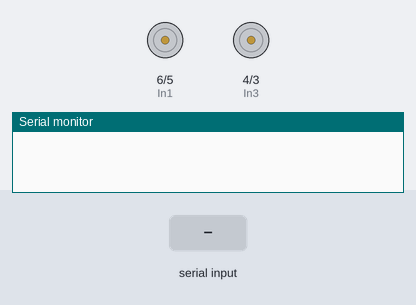
Recording of a sketch running on a simulated Arduino Uno, built with avr-gcc and run on an emulated ATmega328P. On the bench: motor-driver pin pairs drawn as motors (green arrow = first pin HIGH = forward, orange = second pin HIGH = backward, longer = more drive, scaled by the enable pin), the last lines printed to the serial monitor. Inputs (shaded band) come from the test bench.

Above: at 1.2 s.
1.3 s: "a" received over Serial
At 1.5 s:
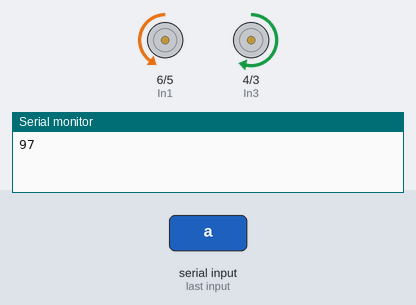
4.3 s: "b" received over Serial
At 4.7 s:
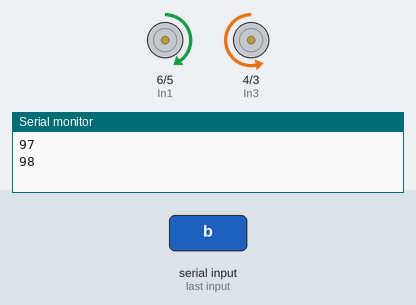
7.3 s: "c" received over Serial
At 7.7 s:
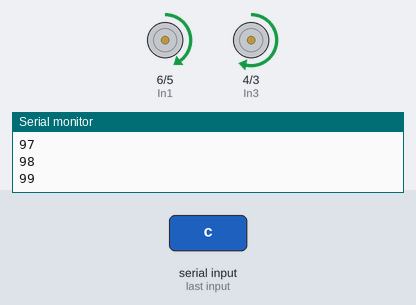
10.3 s: "d" received over Serial
At 10.7 s:
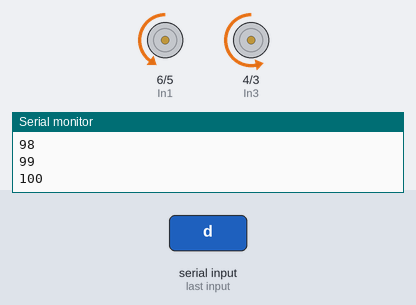
13.3 s: "e" received over Serial
At 13.7 s:
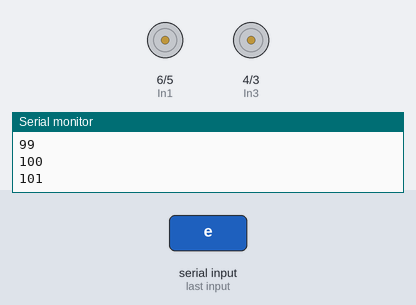
Timing chart, 0 to 15.9 s (numbered marks = the images above; inputs shaded):
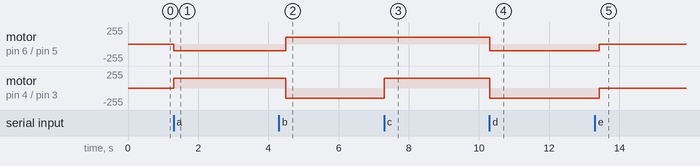

The sketch:

Mini-Sumo.ino
```cpp
#include "movement.h"


byte input;

void setup()
{
  Serial.begin(9600);
  motorSetup();

}
void loop()
{
  //  stopM();
  //  delay(5000);
  //  moveSLeft();
  //  moveSLeft();
  //  moveSForward();
  //  moveSLeft();
  //  moveSForward();
  //  moveSLeft();
  //  moveSForward();

  if (Serial.available() > 0) {
    input = Serial.read();
    if (input != 10) {
      Serial.println(input);
    }
  }
  if (input == 97) {
    moveSForward();
  }
  else if (input == 98) {
    moveSBack();
  }
  else if (input == 99) {
    moveSLeft();
  }
  else if (input == 100) {
    moveSRight();
  }
  else if (input == 101) {
    stopM();
    delay(100);
  }
  stopM();
}
```

movement.cpp
```cpp
#include "movement.h"

// first motor input pins & speed control pin.
int In1 = 6;
int In2 = 5;
int ENA = 9;

// second motor input pins & speed control pin.
int In3 = 4;
int In4 = 3;
int ENB = 10;


int ENA_DEFAULT = 100;
int ENB_DEFAULT = 150;

void motorSetup() {
  pinMode(In1, OUTPUT);
  pinMode(In2, OUTPUT);
  pinMode(In3, OUTPUT);
  pinMode(In4, OUTPUT);

  pinMode(ENA, OUTPUT);
  pinMode(ENB, OUTPUT);

  analogWrite(ENA, ENA_DEFAULT);
  analogWrite(ENB , ENB_DEFAULT);
}

void moveForward(int sp) {
  analogWrite(ENA, sp);
  analogWrite(ENB , sp);
  digitalWrite(In1, LOW);
  digitalWrite(In2, HIGH);
  digitalWrite(In4, LOW);
  digitalWrite(In3, HIGH);
}

void moveBackwards(int sp) {
  analogWrite(ENA, sp);
  analogWrite(ENB , sp);
  digitalWrite(In2, LOW);
  digitalWrite(In1, HIGH);
  digitalWrite(In3, LOW);
  digitalWrite(In4, HIGH);
}

void moveRight(int sp) {
  analogWrite(ENA, sp);
  analogWrite(ENB , sp);
  digitalWrite(In1, LOW);
  digitalWrite(In2, HIGH);
  digitalWrite(In4, HIGH);
  digitalWrite(In3, LOW);
}

void moveLeft(int sp) {
  analogWrite(ENA, sp);
  analogWrite(ENB , sp);
  digitalWrite(In1, HIGH);
  digitalWrite(In2, LOW);
  digitalWrite(In4, LOW);
  digitalWrite(In3, HIGH);
}

void moveForward() {
  analogWrite(ENA, ENA_DEFAULT);
  analogWrite(ENB , ENB_DEFAULT);
  digitalWrite(In1, LOW);
  digitalWrite(In2, HIGH);
  digitalWrite(In4, LOW);
  digitalWrite(In3, HIGH);
}

void moveBackwards() {
  analogWrite(ENA, ENA_DEFAULT);
  analogWrite(ENB , ENB_DEFAULT);
  digitalWrite(In2, LOW);
  digitalWrite(In1, HIGH);
  digitalWrite(In3, LOW);
  digitalWrite(In4, HIGH);
}

void moveRight() {
  analogWrite(ENA, ENA_DEFAULT);
  analogWrite(ENB , ENB_DEFAULT);
  digitalWrite(In1, LOW);
  digitalWrite(In2, HIGH);
  digitalWrite(In4, HIGH);
  digitalWrite(In3, LOW);
}

void moveLeft() {
  analogWrite(ENA, ENA_DEFAULT);
  analogWrite(ENB , ENB_DEFAULT);
  digitalWrite(In1, HIGH);
  digitalWrite(In2, LOW);
  digitalWrite(In4, LOW);
  digitalWrite(In3, HIGH);
}
void moveSRight(){
  moveRight();
  delay(260);
}
void moveSLeft(){
  moveLeft();
  delay(250);
}
void moveSForward(){
  moveForward();
  delay(400);
}
void moveSBack(){
  moveBackwards();
  delay(400);
}

void stopM() {
  digitalWrite(In1, LOW);
  digitalWrite(In2, LOW);
  digitalWrite(In3, LOW);
  digitalWrite(In4, LOW);
}
```

movement.h
```cpp
#ifndef MOVEMENT_H
#define MOVEMENT_H
#include <Arduino.h>

void motorSetup();
void stopM();
void moveLeft(int sp);
void moveForward(int sp);
void moveBackwards(int sp);
void moveRight(int sp);

void moveLeft();
void moveForward();
void moveBackwards();
void moveRight();

void moveSRight();
void moveSLeft();
void moveSForward();
void moveSBack();


#endif
```

Measured:
- after the input at 1.3 s, motor on pin 6 (In1) / pin 5 (In2): stopped → backward 100/255 at once; motor on pin 4 (In3) / pin 3 (In4): stopped → forward 150/255 at once
- after the input at 4.3 s, motor on pin 6 (In1) / pin 5 (In2): backward 100/255 → forward 100/255 after 0.20 s; motor on pin 4 (In3) / pin 3 (In4): forward 150/255 → backward 150/255 after 0.20 s
- after the input at 7.3 s, motor on pin 4 (In3) / pin 3 (In4): backward 150/255 → forward 150/255 at once
- after the input at 10.3 s, motor on pin 6 (In1) / pin 5 (In2): forward 100/255 → backward 100/255 at once; motor on pin 4 (In3) / pin 3 (In4): forward 150/255 → backward 150/255 at once
- after the input at 13.3 s, motor on pin 6 (In1) / pin 5 (In2): backward 100/255 → stopped after 0.12 s; motor on pin 4 (In3) / pin 3 (In4): backward 150/255 → stopped after 0.12 s
